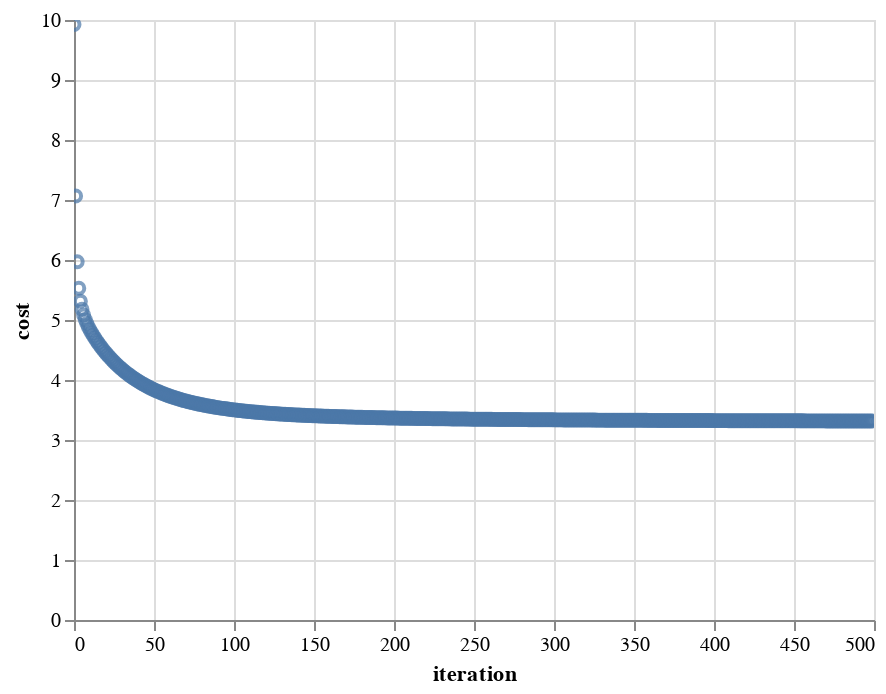

This figure's notebook cell:
### Markdown cell above
# Iterative computation of parameters _phi_ (multi variable linear regression)

#### Where  
*X* = input data of [$m \times n$] matrix 

*  m = number of data rows, 
*  n = number of independent attributes of each data row

*y* = output (house price), vector of length $m$

_phi_ ($\phi$) = regression coefficients
and

_Where_: X$\phi$ (matrix multiply) = prediced house price

$Predicted_i = \sum_{j=1}^{n} X_{ij} * \phi_j$

### Code cell
#%%time
X, y, phi = setup(data_pd, drop=[])   

#print("input\n", X)
#print("house price (first 10)\n",y[0:10])

phi,cost_list = npSolve(X,y,500,0.5)

print(phi, cost(X,phi,y))

pl = pd.DataFrame({"iteration": range(len(cost_list)),
                  "cost":cost_list})

alt.Chart(pl).mark_point().encode(
    x='iteration', y="cost"
).interactive()

### Figure 1 — Vega-Lite specification as saved in the notebook (floating-point values rounded to 4 significant figures; data arrays with more than 128 entries replaced by an {"elided": "..."} marker saying what was removed)
{"config": {"view": {"continuousWidth": 400, "continuousHeight": 300}}, "data": {"name": "data-eec707e9bac479849e252f47df092166"}, "mark": "point", "encoding": {"x": {"type": "quantitative", "field": "iteration"}, "y": {"type": "quantitative", "field": "cost"}}, "selection": {"selector018": {"type": "interval", "bind": "scales", "encodings": ["x", "y"]}}, "$schema": "https://vega.github.io/schema/vega-lite/v4.8.1.json", "datasets": {"data-eec707e9bac479849e252f47df092166": {"elided": "500 records"}}}
